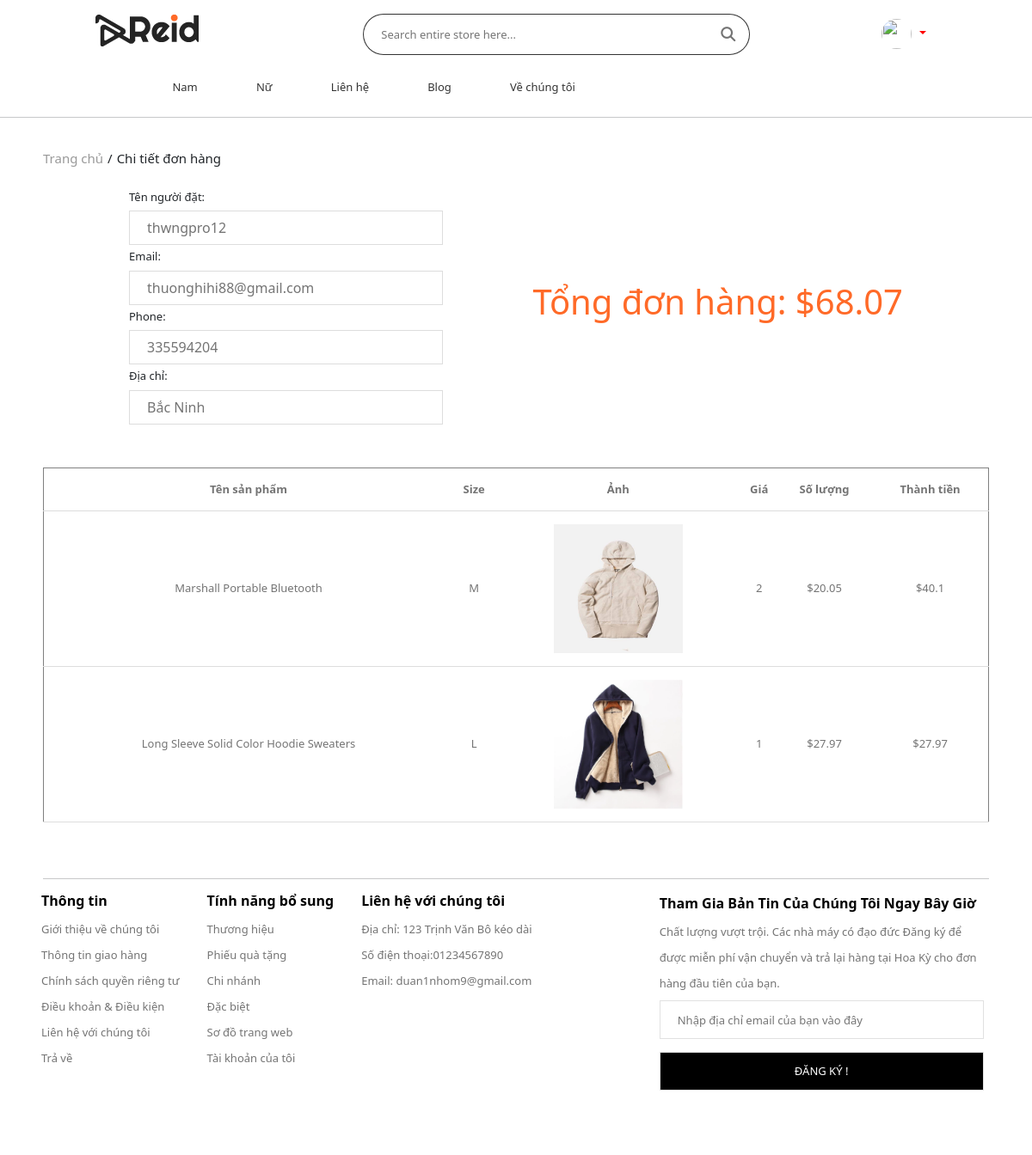
Page /view/index.php?act=orderDetail&id=66 (signed in) on the committed database.
### tables this page shows
CREATE TABLE `orders` (
  `id` int(11) NOT NULL,
  `user_id` int(11) NOT NULL,
  `user_name` varchar(250) NOT NULL,
  `user_email` varchar(250) NOT NULL,
  `user_phone` varchar(250) NOT NULL,
  `user_address` varchar(250) NOT NULL,
  `total_bill` float NOT NULL,
  `status_delivery` int(11) NOT NULL COMMENT 'Trang thái vận chuyển đơn hàng: \r\nDưới đây đang lấy theo trạng thái của shopee.\r\n0: chờ xác nhận\r\n1: chờ lấy hàng\r\n2: chờ giao hàng\r\n3: đã giao\r\n-1: đã hủy\r\n',
  `status_payment` int(11) NOT NULL COMMENT 'Trạng thái thanh toán:\r\n0: chưa thanh toán\r\n1: đã thanh toán\r\n-1: đơn hàng đã hủy',
  `created_at` datetime NOT NULL DEFAULT current_timestamp() COMMENT 'ngày tạo đơn hàng',
  `updated_at` datetime NOT NULL DEFAULT current_timestamp() COMMENT 'ngày cập nhật cuối cùng'
);

CREATE TABLE `order_items` (
  `id` int(11) NOT NULL,
  `order_id` int(11) NOT NULL,
  `product_id` int(11) NOT NULL,
  `quantity` int(11) NOT NULL,
  `price` float NOT NULL COMMENT 'ưu tiên lưu giá price hơn regular.',
  `size` varchar(10) NOT NULL
);

CREATE TABLE `products` (
  `product_id` int(11) NOT NULL,
  `product_name` varchar(255) NOT NULL,
  `price` float NOT NULL,
  `image` varchar(50) NOT NULL,
  `description` varchar(255) NOT NULL,
  `quantitys` int(11) DEFAULT NULL,
  `cate_id` int(11) NOT NULL,
  `luotxem` int(11) DEFAULT NULL
);

### model/pdo.php (called while the page is built, shortened)
<?php
function pdo_get_connection()
{
    $servername = "mysql:host=localhost;dbname=duan1;charset=utf8";
    $username = "root";
    $password = "";
    $conn = new PDO($servername, $username, $password);
    $conn->setAttribute(PDO::ATTR_ERRMODE, PDO::ERRMODE_EXCEPTION);
    return $conn;
}
function pdo_query($sql)
{
    $sql_args = array_slice(func_get_args(), 1);
    try {
        $conn = pdo_get_connection();
        $stmt = $conn->prepare($sql);
        $stmt->execute($sql_args);
        $rows = $stmt->fetchAll();
        return $rows;
    } catch (PDOException $e) {
        throw $e;
    } finally {
        unset($conn);
    }
}
function pdo_query_one($sql)
{
    $sql_args = array_slice(func_get_args(), 1);
    try {
        $conn = pdo_get_connection();
        $stmt = $conn->prepare($sql);
        $stmt->execute($sql_args);
        $row = $stmt->fetch(PDO::FETCH_ASSOC);
        return $row;
    } catch (PDOException $e) {
        throw $e;
    } finally {
        unset($conn);
    }
}

### model/cart.php (called while the page is built, shortened)
<?php
    function show_detail_order($order_id){
        $sql = "SELECT * FROM `orders` WHERE `id` = '$order_id'";
        $list = pdo_query_one($sql);
        return $list;
    }
    function show_detail($order_id){
        $sql = "SELECT * FROM `order_items` JOIN `products` ON order_items.product_id = products.product_id WHERE `order_id` = '$order_id'";
        $list = pdo_query($sql);
        return $list;
    }
?>

### view/orderDetail.php (the view)
<hr>
<div class="box-spct">
    <ul>
        <li><a href="index.php?act=home">Trang chủ </a></li>
        <li> / </li>
        <li>Chi tiết đơn hàng</li>
    </ul>
</div>
<div class="tong">
<div class="box-detail-bill" >
    <div class="info-bill">
        <label for="">Tên người đặt: </label>
        <input type="text" name="" id="" value="<?= $user_name?>" disabled><br>
        <label for="">Email: </label>
        <input type="text" name="" id="" value="<?= $user_email?>" disabled><br>
        <label for="">Phone: </label>
        <input type="text" name="" id="" value="<?= $user_phone?>" disabled><br>
        <label for="">Địa chỉ: </label>
        <input type="text" name="" id="" value="<?= $user_address?>" disabled><br>
    </div>
    <div class="bill_total">
        <h1>Tổng đơn hàng: $<?= $total_bill?></h1>
    </div>
</div>
<div class="table-detail-bill" style="margin:0 auto">
    <table border="1" style="text-align:center" width="1100px" >
        <thead>
            <tr>
                <th>Tên sản phẩm</th>
                <th>Size</th>
                <th>Ảnh</th>
                <th>Giá</th>
                <th>Số lượng</th>
                <th>Thành tiền</th>
            </tr>
        </thead>
        <tbody>
            <?php
                $show = show_detail($id);
                foreach( $show as $item){
                    extract($item);
            ?>
                <tr>
                    <td><?=$product_name?></td>
                    <td><?=$size?></td>
                    <td><img src="../image/<?= $item['image']?>" alt="" width="150px" height="150px"></td>
                    <td><?=$quantity?></td>
                    <td>$<?=$price?></td>
                    <td>$<?=$price * $quantity?></td>
                </tr>
            <?php
                }
            ?>
        </tbody>
    </table>
</div>
</div>
<hr style="max-width:1100px; margin:0 auto; margin-top:65px">

### css/style.css (style rules this page uses)
body { margin: 0; padding: 0; font-family: Arial, sans-serif; }
.box-spct { max-width: 1100px; margin: 0 auto; }
.box-spct ul { list-style-type: none; margin: 0; padding: 0; overflow: hidden; }
.box-spct ul li { float: left; padding: 20px 5px 20px 0; font-size: 15px; }
.box-spct ul li a { text-decoration: none; color: #999999; display: block; }
.tong { max-width: 1100px; margin: 0 auto; margin-bottom: 20px; border-radius: 5px; }
.tong .table-detail-bill table tr th { min-width: 50%; text-align: center; color: #747474; padding: 15px 0; border-bottom: 1px solid #ddd; font-size: 13px; }
.tong .table-detail-bill table tr td { min-width: 50%; text-align: center; padding: 15px 0; border-bottom: 1px solid #ddd; font-size: 13px; color: #747474; }
.box-detail-bill { justify-content: space-between ; display: flex; padding: 0 50px 50px 50px; max-width: 1000px; align-items: center; margin: 0 auto; }
.box-detail-bill h1 { color: #ff6a28; }
.box-detail-bill label { margin-bottom: 6px; font-size: 13px; }
.box-detail-bill input { border: 1px solid #ddd; background: none; height: 40px; width: 100%; padding: 0 20px; color: #747474; }

### rows in the picture
orders: user_name "thwngpro12", user_email "thuonghihi88@gmail.com", user_phone "335594204", user_address "Bắc Ninh", total_bill "68.07"
order_items: product.product_name "Marshall Portable Bluetooth", size "M", product.image (picture), quantity "2", product.price "20.05", $price * $quantity "40.1"
order_items: product.product_name "Long Sleeve Solid Color Hoodie Sweaters", size "L", product.image (picture), quantity "1", product.price "27.97", $price*$quantity "27.97"
